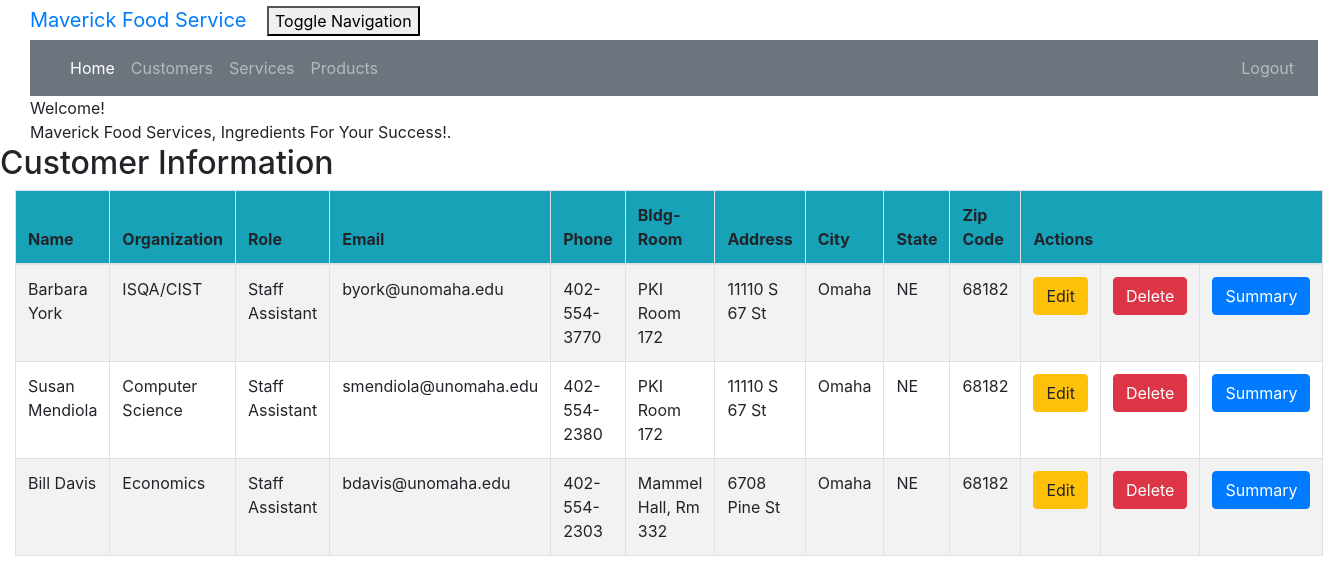
/customer_list (signed in), run on the app's committed database.
### crm/models.py (models this page shows, shortened)
class Customer(models.Model):
    cust_name = models.CharField(max_length=50)
    email = models.EmailField(max_length=100)
    phone = models.CharField(max_length=20)
    bldgroom = models.CharField(max_length=100)
    address = models.CharField(max_length=200)
    city = models.CharField(max_length=50)
    state = models.CharField(max_length=50)
    zipcode = models.CharField(max_length=10)
    organization = models.CharField(max_length=100)
    role = models.CharField(max_length=100)

### crm/views.py (the view)
# urls.py: path('customer_list', views.customer_list, name='customer_list'),
@login_required
def customer_list(request):
    customer = Customer.objects.filter()
    return render(request, 'crm/customer_list.html',
                  {'customers': customer})

### crm/templates/crm/customer_list.html (shortened to what this page needs)
<!DOCTYPE html>
<html lang="en">
{% extends 'crm/base.html' %}
{% block content %}
    <html>
    <head>
    </head>
    <body class="bodylist">
    <div class="container">
        <div class="panel panel-primary">
            <div class="panel-heading">Welcome!</div>
            <div class="panel-body">
                Maverick Food Services, Ingredients For Your Success!.
            </div>
        </div>
    </div>
    <div class="row">
        <h2>Customer Information</h2>
    </div>
    <div>
        <table class="table table-striped table-bordered table-hover w-auto">
            <thead>
            <tr class="bg-info">
                <th>Name</th>
                <th>Organization</th>
                <th>Role</th>
                <th>Email</th>
                <th>Phone</th>
                <th>Bldg-Room</th>
                <th>Address</th>
                <th>City</th>
                <th>State</th>
                <th>Zip Code</th>
                <th colspan="3">Actions</th>
            </tr>
            </thead>
            <tbody>
            {% for customer in customers %}
                <tr>
                    <td>{{ customer.cust_name }}</td>
                    <td>{{ customer.organization }}</td>
                    <td>{{ customer.role }}</td>
                    <td>{{ customer.email }}</td>
                    <td>{{ customer.phone }}</td>
                    <td>{{ customer.bldgroom }}</td>
                    <td>{{ customer.address }}</td>
                    <td>{{ customer.city }}</td>
                    <td>{{ customer.state }}</td>
                    <td>{{ customer.zipcode }}</td>
                    <td><a href="{% url 'crm:customer_edit' pk=customer.pk %}"
                           class="btn btn-warning">Edit</a></td>
                    <td><a href="{% url 'crm:customer_delete' pk=customer.pk %}"
                           onclick="return confirm('Are you sure you want to delete?')"
                           class="btn btn-danger">Delete</a>
                    </td>
                    <td><a href="{% url 'crm:summary' pk=customer.pk %}"
                           class="btn btn-primary">Summary</a>
                    </td>
                </tr>
            {% endfor %}
            </tbody>
        </table>
    </div>
    </body>
    </html>
{% endblock %}

### crm/templates/crm/base.html (shortened to what this page needs)
<!DOCTYPE html>
{% load static %}
<html lang="en">
<link rel="stylesheet" href="https://cdn.jsdelivr.net/npm/bootstrap@4.6.1/dist/css/bootstrap.min.css">
<link rel="stylesheet" href="{% static "css/portfolio.css" %}">
<div class="container-fluid">
    <div class="navbar-header">
        <a class="navbar-brand" href="">
            Maverick Food Service
        </a>
        <button type="button" class="navbar-toggle" data-toggle="collapse"
                data-target="#myNavbar" aria-controls="myNavbar">
            Toggle Navigation
        </button>
    </div>
    <nav class="navbar navbar-expand-md bg-secondary navbar-dark" id="myNavbar">
        <ul class="navbar-nav mr-auto">
            <li class="nav-item active">
                <a class="nav-link" href="{% url 'crm:home' %}">Home</a>
            </li>
            <li class="nav-item">
                <a class="nav-link" href="{% url 'crm:customer_list' %}">Customers</a>
            </li>
            <li class="nav-item">
                <a class="nav-link" href="{% url 'crm:service_list' %}">Services</a>
            </li>
            <li class="nav-item">
                <a class="nav-link" href="{% url 'crm:product_list' %}">Products</a>
            </li>
        </ul>
        <ul class="nav navbar-nav ml-auto">
            {% if user.is_authenticated %}
                <li><a class="nav-link" href="{% url 'logout' %}">Logout</a>
                </li>
            {% else %}
                <li><a class="nav-link" href="{% url 'login' %}"><span class="glyphicon glyphicon-log-in"></span>Login</a>
                </li>
            {% endif %}
        </ul>
    </nav>
</div>
<body id="app-layout">
<div class="row">
    <div class="col-md-8">
        {% block content %}
        {% endblock %}
    </div>
</div>
</body>
</html>

### crm/static/css/portfolio.css (style rules this page uses)
body { padding-left: 15px; }

### data on the page
Customer: cust_name "Barbara York", organization "ISQA/CIST", role "Staff Assistant", email "byork@unomaha.edu", phone "402-554-3770", bldgroom "PKI Room 172", address "11110 S 67 St", city "Omaha", state "NE", zipcode "68182"
Customer: cust_name "Susan Mendiola", organization "Computer Science", role "Staff Assistant", email "smendiola@unomaha.edu", phone "402-554-2380", bldgroom "PKI Room 172", address "11110 S 67 St", city "Omaha", state "NE", zipcode "68182"
Customer: cust_name "Bill Davis", organization "Economics", role "Staff Assistant", email "bdavis@unomaha.edu", phone "402-554-2303", bldgroom "Mammel Hall, Rm 332", address "6708 Pine St", city "Omaha", state "NE", zipcode "68182"
